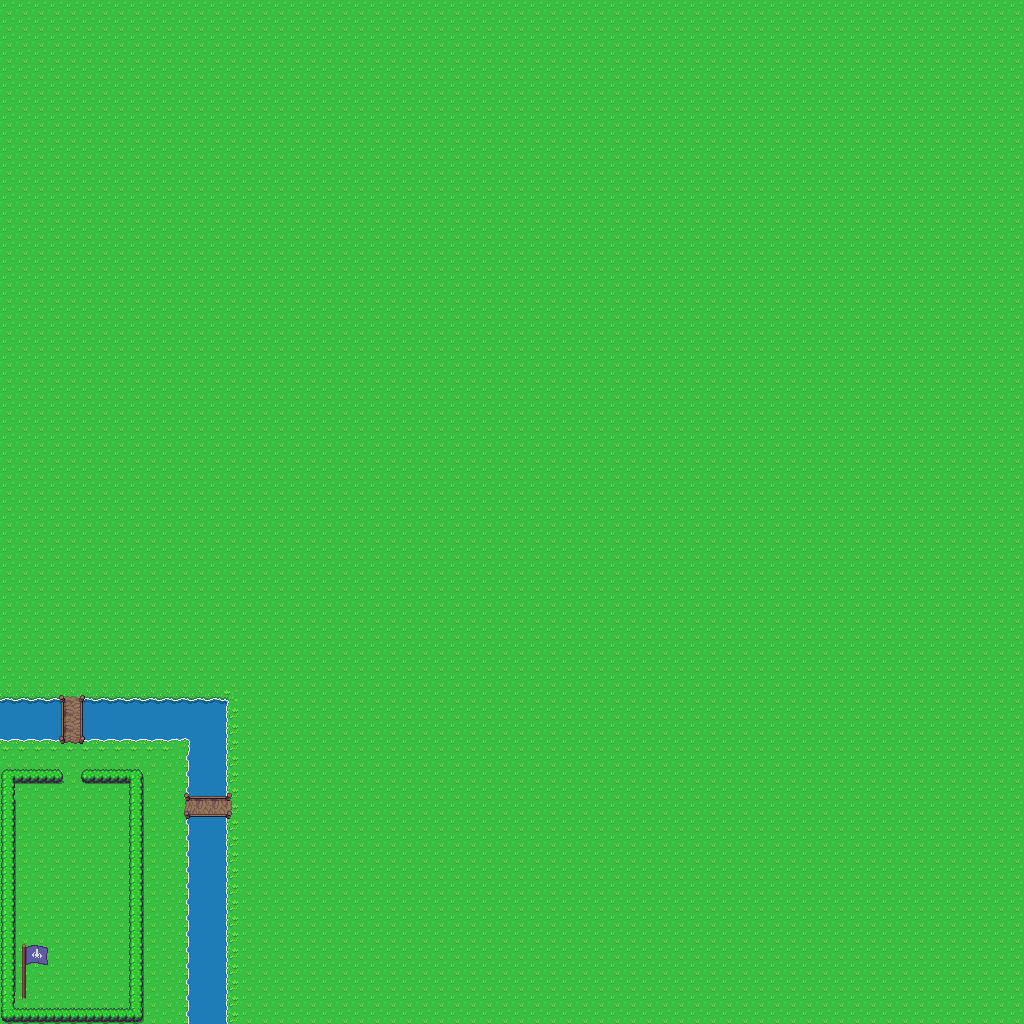

Below is a game level as drawn by its tile map, then a one-line description and the .tmx that defines it (tile-layer data replaced by summaries):
An orthogonal 64x64 tile map with 16x16 px tiles, 4 tile layers (ground, background 2, background 1, foreground) and 9 objects.

<map version="1.4" tiledversion="1.4.3" orientation="orthogonal" renderorder="right-down" width="64" height="64" tilewidth="16" tileheight="16" infinite="0" nextlayerid="11" nextobjectid="30">
 <tileset firstgid="1" source="map/Overworld.tsx" />
 <layer id="1" name="ground" width="64" height="64">
  <data>[4096 cells, 4096 non-empty, 1 distinct tile ids]</data>
 </layer>
 <layer id="3" name="background 2" width="64" height="64">
  <data>[4096 cells, 173 non-empty, 17 distinct tile ids]</data>
 </layer>
 <layer id="2" name="background 1" width="64" height="64">
  <data>[4096 cells, 24 non-empty, 18 distinct tile ids]</data>
 </layer>
 <layer id="4" name="foreground" width="64" height="64">
  <data>[4096 cells, 6 non-empty, 6 distinct tile ids]</data>
 </layer>
 <objectgroup id="9" name="collision">
  <object id="12" x="59" y="784">
   <polyline points="3.82218,-0.00441576 -43,0 -43,224 69,224 69,0 22.0347,-0.0402778" />
  </object>
  <object id="13" x="58.5455" y="767.909">
   <polyline points="4.43888,16.0832 4.47691,0.0894965 -58.5455,0.0909091 -58.5455,256.091 85.4545,256.091 85.4545,0.0909091 22.5256,0.213022 22.4545,16.0598" />
  </object>
  <object id="18" x="25.9556" y="999">
   <polyline points="0,0 -0.955556,0.0222222 -0.955556,-0.977778 -2.97778,-1 -2.93333,-0.111111 -3.93333,-0.0666667 -3.93333,-53.9556 -3.02222,-53.9556 -3.04444,-55.0667 -0.933333,-55 -0.933333,-54.2222 0.0222222,-54.0444 0.0444444,-0.311111" />
  </object>
  <object id="19" x="0" y="1024">
   <polyline points="0,0 1024,0 1024,-1024 0,-1024 0,-0.0585938" />
  </object>
  <object id="20" x="83" y="699.625" width="142.875" height="40.125" />
  <object id="22" x="188.316" y="701.304" width="38.4111" height="94.249" />
  <object id="23" x="188.909" y="816.909" width="38.1818" height="206.727" />
  <object id="24" x="0.147727" y="699.216" width="60.5455" height="41.0909" />
 </objectgroup>
 <objectgroup id="5" name="gameObjects" />
 <objectgroup id="6" name="PlayerStartLocation">
  <object id="1" x="71.25" y="983">
   <point />
  </object>
 </objectgroup>
</map>
